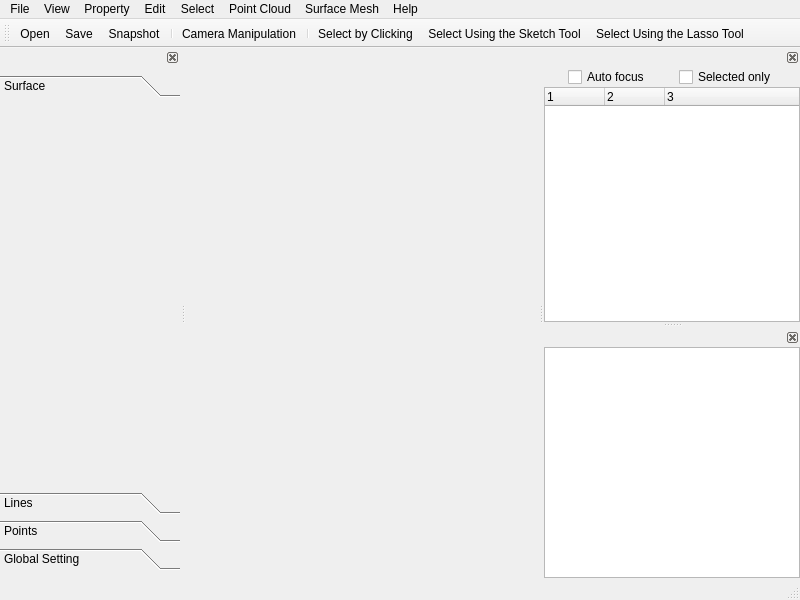
<?xml version="1.0" encoding="UTF-8"?>
<ui version="4.0">
 <class>MainWindow</class>
 <widget class="QMainWindow" name="MainWindow">
  <property name="geometry">
   <rect>
    <x>0</x>
    <y>0</y>
    <width>800</width>
    <height>600</height>
   </rect>
  </property>
  <property name="minimumSize">
   <size>
    <width>800</width>
    <height>600</height>
   </size>
  </property>
  <property name="windowTitle">
   <string>MainWindow</string>
  </property>
  <widget class="QWidget" name="centralWidget"/>
  <widget class="QMenuBar" name="menuBar">
   <property name="geometry">
    <rect>
     <x>0</x>
     <y>0</y>
     <width>800</width>
     <height>22</height>
    </rect>
   </property>
   <widget class="QMenu" name="menuFile">
    <property name="title">
     <string>File</string>
    </property>
    <widget class="QMenu" name="menuRecentFiles">
     <property name="title">
      <string>Recent files</string>
     </property>
     <addaction name="separator"/>
     <addaction name="actionClearRecentFiles"/>
    </widget>
    <addaction name="actionOpen"/>
    <addaction name="actionSave"/>
    <addaction name="separator"/>
    <addaction name="menuRecentFiles"/>
    <addaction name="separator"/>
    <addaction name="actionExit"/>
   </widget>
   <widget class="QMenu" name="menuView">
    <property name="title">
     <string>View</string>
    </property>
    <addaction name="actionSnapshot"/>
    <addaction name="separator"/>
    <addaction name="actionPasteCamera"/>
    <addaction name="actionCopyCamera"/>
    <addaction name="separator"/>
    <addaction name="actionSaveCameraState"/>
    <addaction name="actionRestoreCameraState"/>
    <addaction name="separator"/>
    <addaction name="actionBackgroundColor"/>
    <addaction name="separator"/>
    <addaction name="actionSettings"/>
   </widget>
   <widget class="QMenu" name="menuHelp">
    <property name="title">
     <string>Help</string>
    </property>
    <addaction name="actionAbout"/>
    <addaction name="separator"/>
    <addaction name="actionManual"/>
   </widget>
   <widget class="QMenu" name="menuPointCloud">
    <property name="title">
     <string>Point Cloud</string>
    </property>
    <addaction name="actionDownSampling"/>
    <addaction name="separator"/>
    <addaction name="actionEstimatePointCloudNormals"/>
    <addaction name="actionReorientPointCloudNormals"/>
    <addaction name="actionNormalizePointCloudNormals"/>
    <addaction name="separator"/>
    <addaction name="actionRansacPrimitiveExtraction"/>
    <addaction name="actionPoissonSurfaceReconstruction"/>
    <addaction name="separator"/>
    <addaction name="actionDelaynayTriangulation3D"/>
    <addaction name="actionDelaunayTriangulation2D"/>
   </widget>
   <widget class="QMenu" name="menuSelect">
    <property name="title">
     <string>Select</string>
    </property>
    <addaction name="actionInvertSelection"/>
    <addaction name="separator"/>
    <addaction name="actionDeleteSelectedPrimitives"/>
   </widget>
   <widget class="QMenu" name="menuProperty">
    <property name="title">
     <string>Property</string>
    </property>
    <addaction name="actionManipulateProperties"/>
    <addaction name="separator"/>
    <addaction name="actionComputeHeightField"/>
    <addaction name="actionComputeSurfaceMeshCurvatures"/>
   </widget>
   <widget class="QMenu" name="menuSurfaceMesh">
    <property name="title">
     <string>Surface Mesh</string>
    </property>
    <widget class="QMenu" name="menuSubdivision">
     <property name="title">
      <string>Subdivision</string>
     </property>
     <addaction name="actionSurfaceMeshSubdivisionLoop"/>
     <addaction name="actionSurfaceMeshSubdivisionCatmullClark"/>
     <addaction name="actionSurfaceMeshSubdivisionSqrt3"/>
    </widget>
    <widget class="QMenu" name="menuPolygonSoupProcessing">
     <property name="toolTip">
      <string>Process surface mesh as a polygon soup</string>
     </property>
     <property name="title">
      <string>Polygon soup</string>
     </property>
     <addaction name="actionSurfaceMeshRepairPolygonSoup"/>
     <addaction name="actionSurfaceMeshOrientAndStitchPolygonSoup"/>
    </widget>
    <widget class="QMenu" name="menuClippingPlane">
     <property name="title">
      <string>Clipping plane</string>
     </property>
     <addaction name="actionSurfaceMeshClip"/>
     <addaction name="actionSurfaceMeshSplit"/>
     <addaction name="actionSurfaceMeshSlice"/>
    </widget>
    <addaction name="actionTopologyStatistics"/>
    <addaction name="separator"/>
    <addaction name="actionExtractConnectedComponents"/>
    <addaction name="actionPlanarPartition"/>
    <addaction name="separator"/>
    <addaction name="menuPolygonSoupProcessing"/>
    <addaction name="separator"/>
    <addaction name="actionStitchWithReorientation"/>
    <addaction name="actionStitchWithoutReorientation"/>
    <addaction name="separator"/>
    <addaction name="actionOrientClosedTriangleMesh"/>
    <addaction name="actionReverseOrientation"/>
    <addaction name="separator"/>
    <addaction name="actionSurfaceMeshRemoveIsolatedVertices"/>
    <addaction name="actionDetectDuplicateFaces"/>
    <addaction name="actionRemoveDuplicateFaces"/>
    <addaction name="separator"/>
    <addaction name="actionDetectSelfIntersections"/>
    <addaction name="actionRemeshSelfIntersections"/>
    <addaction name="separator"/>
    <addaction name="actionSurfaceMeshTriangulation"/>
    <addaction name="separator"/>
    <addaction name="actionSurfaceMeshFairing"/>
    <addaction name="actionSurfaceMeshSmoothing"/>
    <addaction name="separator"/>
    <addaction name="actionSurfaceMeshGeodesic"/>
    <addaction name="separator"/>
    <addaction name="menuSubdivision"/>
    <addaction name="actionSurfaceMeshSimplification"/>
    <addaction name="actionSurfaceMeshRemeshing"/>
    <addaction name="actionSurfaceMeshHoleFilling"/>
    <addaction name="actionSurfaceMeshParameterization"/>
    <addaction name="separator"/>
    <addaction name="menuClippingPlane"/>
    <addaction name="separator"/>
    <addaction name="actionSamplingSurfaceMesh"/>
    <addaction name="actionCreateSurfaceMeshFromText"/>
   </widget>
   <widget class="QMenu" name="menuEdit">
    <property name="title">
     <string>Edit</string>
    </property>
    <addaction name="actionAddGaussianNoise"/>
   </widget>
   <addaction name="menuFile"/>
   <addaction name="menuView"/>
   <addaction name="menuProperty"/>
   <addaction name="menuEdit"/>
   <addaction name="menuSelect"/>
   <addaction name="menuPointCloud"/>
   <addaction name="menuSurfaceMesh"/>
   <addaction name="menuHelp"/>
  </widget>
  <widget class="QToolBar" name="mainToolBar">
   <attribute name="toolBarArea">
    <enum>TopToolBarArea</enum>
   </attribute>
   <attribute name="toolBarBreak">
    <bool>false</bool>
   </attribute>
   <addaction name="actionOpen"/>
   <addaction name="actionSave"/>
   <addaction name="actionSnapshot"/>
   <addaction name="separator"/>
   <addaction name="actionCameraManipulation"/>
   <addaction name="separator"/>
   <addaction name="actionSelectClick"/>
   <addaction name="actionSelectRect"/>
   <addaction name="actionSelectLasso"/>
  </widget>
  <widget class="QStatusBar" name="statusBar"/>
  <widget class="QDockWidget" name="dockWidgetRendering">
   <property name="minimumSize">
    <size>
     <width>180</width>
     <height>280</height>
    </size>
   </property>
   <property name="windowIcon">
    <iconset resource="mapple.qrc">
     <normaloff>:/resources/icons/options.png</normaloff>:/resources/icons/options.png</iconset>
   </property>
   <property name="features">
    <set>QDockWidget::DockWidgetClosable</set>
   </property>
   <property name="allowedAreas">
    <set>Qt::LeftDockWidgetArea</set>
   </property>
   <attribute name="dockWidgetArea">
    <number>1</number>
   </attribute>
   <widget class="QWidget" name="dockWidgetContents">
    <layout class="QVBoxLayout" name="verticalLayout">
     <property name="spacing">
      <number>0</number>
     </property>
     <property name="leftMargin">
      <number>0</number>
     </property>
     <property name="topMargin">
      <number>8</number>
     </property>
     <property name="rightMargin">
      <number>0</number>
     </property>
     <property name="bottomMargin">
      <number>8</number>
     </property>
     <item>
      <widget class="QToolBox" name="toolBox">
       <widget class="QWidget" name="toolBoxTrianglesDrawable">
        <property name="geometry">
         <rect>
          <x>0</x>
          <y>0</y>
          <width>180</width>
          <height>333</height>
         </rect>
        </property>
        <attribute name="icon">
         <iconset resource="mapple.qrc">
          <normaloff>:/resources/icons/drawable_triangles.png</normaloff>:/resources/icons/drawable_triangles.png</iconset>
        </attribute>
        <attribute name="label">
         <string>Surface</string>
        </attribute>
        <layout class="QVBoxLayout" name="verticalLayout_6">
         <property name="leftMargin">
          <number>0</number>
         </property>
         <property name="topMargin">
          <number>0</number>
         </property>
         <property name="rightMargin">
          <number>0</number>
         </property>
         <property name="bottomMargin">
          <number>0</number>
         </property>
         <item>
          <layout class="QVBoxLayout" name="verticalLayoutTrianglesDrawable"/>
         </item>
        </layout>
       </widget>
       <widget class="QWidget" name="toolBoxLinesDrawable">
        <property name="geometry">
         <rect>
          <x>0</x>
          <y>0</y>
          <width>180</width>
          <height>333</height>
         </rect>
        </property>
        <attribute name="icon">
         <iconset resource="mapple.qrc">
          <normaloff>:/resources/icons/drawable_lines.png</normaloff>:/resources/icons/drawable_lines.png</iconset>
        </attribute>
        <attribute name="label">
         <string>Lines</string>
        </attribute>
        <layout class="QVBoxLayout" name="verticalLayout_5">
         <property name="leftMargin">
          <number>0</number>
         </property>
         <property name="topMargin">
          <number>0</number>
         </property>
         <property name="rightMargin">
          <number>0</number>
         </property>
         <property name="bottomMargin">
          <number>0</number>
         </property>
         <item>
          <layout class="QVBoxLayout" name="verticalLayoutLinesDrawable"/>
         </item>
        </layout>
       </widget>
       <widget class="QWidget" name="toolBoxPointsDrawable">
        <property name="geometry">
         <rect>
          <x>0</x>
          <y>0</y>
          <width>180</width>
          <height>333</height>
         </rect>
        </property>
        <attribute name="icon">
         <iconset resource="mapple.qrc">
          <normaloff>:/resources/icons/drawable_points.png</normaloff>:/resources/icons/drawable_points.png</iconset>
        </attribute>
        <attribute name="label">
         <string>Points</string>
        </attribute>
        <layout class="QVBoxLayout" name="verticalLayout_9">
         <property name="leftMargin">
          <number>0</number>
         </property>
         <property name="topMargin">
          <number>0</number>
         </property>
         <property name="rightMargin">
          <number>0</number>
         </property>
         <property name="bottomMargin">
          <number>0</number>
         </property>
         <item>
          <layout class="QVBoxLayout" name="verticalLayoutPointsDrawable"/>
         </item>
        </layout>
       </widget>
       <widget class="QWidget" name="toolBoxPageGlobalSetting">
        <property name="geometry">
         <rect>
          <x>0</x>
          <y>0</y>
          <width>180</width>
          <height>333</height>
         </rect>
        </property>
        <attribute name="icon">
         <iconset resource="mapple.qrc">
          <normaloff>:/resources/icons/light.png</normaloff>:/resources/icons/light.png</iconset>
        </attribute>
        <attribute name="label">
         <string>Global Setting</string>
        </attribute>
        <layout class="QVBoxLayout" name="verticalLayout_7">
         <property name="leftMargin">
          <number>0</number>
         </property>
         <property name="topMargin">
          <number>0</number>
         </property>
         <property name="rightMargin">
          <number>0</number>
         </property>
         <property name="bottomMargin">
          <number>0</number>
         </property>
         <item>
          <layout class="QVBoxLayout" name="verticalLayoutGlobalSetting"/>
         </item>
        </layout>
       </widget>
      </widget>
     </item>
    </layout>
   </widget>
  </widget>
  <widget class="QDockWidget" name="dockWidgetModels">
   <property name="locale">
    <locale language="English" country="UnitedStates"/>
   </property>
   <property name="features">
    <set>QDockWidget::DockWidgetClosable</set>
   </property>
   <property name="allowedAreas">
    <set>Qt::RightDockWidgetArea</set>
   </property>
   <attribute name="dockWidgetArea">
    <number>2</number>
   </attribute>
   <widget class="QWidget" name="dockWidgetContentsModels">
    <layout class="QVBoxLayout" name="verticalLayout_2">
     <property name="spacing">
      <number>0</number>
     </property>
     <property name="leftMargin">
      <number>0</number>
     </property>
     <property name="topMargin">
      <number>0</number>
     </property>
     <property name="rightMargin">
      <number>0</number>
     </property>
     <property name="bottomMargin">
      <number>0</number>
     </property>
     <item>
      <layout class="QHBoxLayout" name="horizontalLayout">
       <item>
        <spacer name="horizontalSpacer">
         <property name="orientation">
          <enum>Qt::Horizontal</enum>
         </property>
         <property name="sizeHint" stdset="0">
          <size>
           <width>5</width>
           <height>20</height>
          </size>
         </property>
        </spacer>
       </item>
       <item>
        <widget class="QCheckBox" name="checkBoxAutoFocus">
         <property name="statusTip">
          <string>Center scree the selected model</string>
         </property>
         <property name="text">
          <string>Auto focus</string>
         </property>
        </widget>
       </item>
       <item>
        <spacer name="horizontalSpacer_3">
         <property name="orientation">
          <enum>Qt::Horizontal</enum>
         </property>
         <property name="sizeHint" stdset="0">
          <size>
           <width>5</width>
           <height>20</height>
          </size>
         </property>
        </spacer>
       </item>
       <item>
        <widget class="QCheckBox" name="checkBoxSelectedOnly">
         <property name="statusTip">
          <string>Show only the selected model</string>
         </property>
         <property name="text">
          <string>Selected only</string>
         </property>
        </widget>
       </item>
       <item>
        <spacer name="horizontalSpacer_2">
         <property name="orientation">
          <enum>Qt::Horizontal</enum>
         </property>
         <property name="sizeHint" stdset="0">
          <size>
           <width>5</width>
           <height>20</height>
          </size>
         </property>
        </spacer>
       </item>
      </layout>
     </item>
     <item>
      <widget class="WidgetModelList" name="treeWidgetModels">
       <property name="alternatingRowColors">
        <bool>true</bool>
       </property>
       <property name="selectionMode">
        <enum>QAbstractItemView::MultiSelection</enum>
       </property>
       <property name="indentation">
        <number>5</number>
       </property>
       <property name="columnCount">
        <number>3</number>
       </property>
       <attribute name="headerDefaultSectionSize">
        <number>60</number>
       </attribute>
       <column>
        <property name="text">
         <string notr="true">1</string>
        </property>
       </column>
       <column>
        <property name="text">
         <string notr="true">2</string>
        </property>
       </column>
       <column>
        <property name="text">
         <string notr="true">3</string>
        </property>
       </column>
      </widget>
     </item>
    </layout>
   </widget>
  </widget>
  <widget class="QDockWidget" name="dockWidgetLogger">
   <property name="features">
    <set>QDockWidget::DockWidgetClosable</set>
   </property>
   <property name="allowedAreas">
    <set>Qt::RightDockWidgetArea</set>
   </property>
   <attribute name="dockWidgetArea">
    <number>2</number>
   </attribute>
   <widget class="QWidget" name="dockWidgetContentsLogger">
    <layout class="QVBoxLayout" name="verticalLayout_4">
     <property name="spacing">
      <number>0</number>
     </property>
     <property name="leftMargin">
      <number>0</number>
     </property>
     <property name="topMargin">
      <number>0</number>
     </property>
     <property name="rightMargin">
      <number>0</number>
     </property>
     <property name="bottomMargin">
      <number>0</number>
     </property>
     <item>
      <widget class="QTextEdit" name="textEditLogger">
       <property name="readOnly">
        <bool>true</bool>
       </property>
      </widget>
     </item>
    </layout>
   </widget>
  </widget>
  <action name="actionOpen">
   <property name="icon">
    <iconset resource="../../tutorials/Tutorial_202_Viewer_Qt/viewer_qt.qrc">
     <normaloff>:/resources/icons/fileopen.png</normaloff>:/resources/icons/fileopen.png</iconset>
   </property>
   <property name="text">
    <string>Open</string>
   </property>
   <property name="shortcut">
    <string>Ctrl+O</string>
   </property>
  </action>
  <action name="actionSave">
   <property name="icon">
    <iconset resource="../../tutorials/Tutorial_202_Viewer_Qt/viewer_qt.qrc">
     <normaloff>:/resources/icons/filesave.png</normaloff>:/resources/icons/filesave.png</iconset>
   </property>
   <property name="text">
    <string>Save</string>
   </property>
   <property name="shortcut">
    <string>Ctrl+S</string>
   </property>
  </action>
  <action name="actionSaveCameraState">
   <property name="text">
    <string>Save camera state</string>
   </property>
  </action>
  <action name="actionRestoreCameraState">
   <property name="text">
    <string>Restore camera state</string>
   </property>
  </action>
  <action name="actionExit">
   <property name="icon">
    <iconset resource="../../tutorials/Tutorial_202_Viewer_Qt/viewer_qt.qrc">
     <normaloff>:/resources/icons/exit.png</normaloff>:/resources/icons/exit.png</iconset>
   </property>
   <property name="text">
    <string>Exit</string>
   </property>
   <property name="shortcut">
    <string>Ctrl+Q</string>
   </property>
  </action>
  <action name="actionAbout">
   <property name="icon">
    <iconset resource="../../tutorials/Tutorial_202_Viewer_Qt/viewer_qt.qrc">
     <normaloff>:/resources/icons/help.png</normaloff>:/resources/icons/help.png</iconset>
   </property>
   <property name="text">
    <string>About Mapple</string>
   </property>
  </action>
  <action name="actionClearRecentFiles">
   <property name="icon">
    <iconset resource="../../tutorials/Tutorial_202_Viewer_Qt/viewer_qt.qrc">
     <normaloff>:/resources/icons/clear.png</normaloff>:/resources/icons/clear.png</iconset>
   </property>
   <property name="text">
    <string>Clear</string>
   </property>
  </action>
  <action name="actionPoissonSurfaceReconstruction">
   <property name="text">
    <string>Poisson surface reconstruction</string>
   </property>
  </action>
  <action name="actionRansacPrimitiveExtraction">
   <property name="text">
    <string>RANSAC primitive extraction</string>
   </property>
  </action>
  <action name="actionSnapshot">
   <property name="icon">
    <iconset resource="../../tutorials/Tutorial_202_Viewer_Qt/viewer_qt.qrc">
     <normaloff>:/resources/icons/snap_shot.png</normaloff>:/resources/icons/snap_shot.png</iconset>
   </property>
   <property name="text">
    <string>Snapshot</string>
   </property>
  </action>
  <action name="actionBackgroundColor">
   <property name="text">
    <string>Background color</string>
   </property>
  </action>
  <action name="actionSamplingSurfaceMesh">
   <property name="text">
    <string>Sampling (to a point cloud)</string>
   </property>
  </action>
  <action name="actionDetectDuplicateFaces">
   <property name="text">
    <string>Detect duplicate faces</string>
   </property>
  </action>
  <action name="actionRemoveDuplicateFaces">
   <property name="text">
    <string>Remove duplicate faces</string>
   </property>
  </action>
  <action name="actionTopologyStatistics">
   <property name="text">
    <string>Topology statistics</string>
   </property>
  </action>
  <action name="actionDetectSelfIntersections">
   <property name="text">
    <string>Detect self-intersections</string>
   </property>
  </action>
  <action name="actionRemeshSelfIntersections">
   <property name="text">
    <string>Remesh self-intersections</string>
   </property>
  </action>
  <action name="actionEstimatePointCloudNormals">
   <property name="text">
    <string>Estimate normals</string>
   </property>
  </action>
  <action name="actionReorientPointCloudNormals">
   <property name="text">
    <string>Re-orient normals</string>
   </property>
  </action>
  <action name="actionSelectLasso">
   <property name="checkable">
    <bool>true</bool>
   </property>
   <property name="icon">
    <iconset resource="mapple.qrc">
     <normaloff>:/resources/icons/select_lasso.png</normaloff>:/resources/icons/select_lasso.png</iconset>
   </property>
   <property name="text">
    <string>Select Using the Lasso Tool</string>
   </property>
   <property name="toolTip">
    <string>Select Using the Lasso Tool</string>
   </property>
  </action>
  <action name="actionInvertSelection">
   <property name="text">
    <string>Invert selection</string>
   </property>
   <property name="toolTip">
    <string>Invert Selection</string>
   </property>
  </action>
  <action name="actionDeleteSelectedPrimitives">
   <property name="text">
    <string>Delete selected primitives</string>
   </property>
   <property name="toolTip">
    <string>Delete Selected Primitives</string>
   </property>
  </action>
  <action name="actionSelectRect">
   <property name="checkable">
    <bool>true</bool>
   </property>
   <property name="icon">
    <iconset resource="mapple.qrc">
     <normaloff>:/resources/icons/select_rect.png</normaloff>:/resources/icons/select_rect.png</iconset>
   </property>
   <property name="text">
    <string>Select Using the Sketch Tool</string>
   </property>
   <property name="toolTip">
    <string>Select Using the Sketch Tool</string>
   </property>
  </action>
  <action name="actionCameraManipulation">
   <property name="checkable">
    <bool>true</bool>
   </property>
   <property name="icon">
    <iconset resource="mapple.qrc">
     <normaloff>:/resources/icons/manipulation.png</normaloff>:/resources/icons/manipulation.png</iconset>
   </property>
   <property name="text">
    <string>Camera Manipulation</string>
   </property>
   <property name="toolTip">
    <string>Camera Manipulation</string>
   </property>
  </action>
  <action name="actionSelectClick">
   <property name="checkable">
    <bool>true</bool>
   </property>
   <property name="icon">
    <iconset resource="mapple.qrc">
     <normaloff>:/resources/icons/select_click.png</normaloff>:/resources/icons/select_click.png</iconset>
   </property>
   <property name="text">
    <string>Select by Clicking</string>
   </property>
   <property name="toolTip">
    <string>Select by Clicking</string>
   </property>
  </action>
  <action name="actionComputeHeightField">
   <property name="text">
    <string>Compute height-field</string>
   </property>
  </action>
  <action name="actionDownSampling">
   <property name="icon">
    <iconset resource="mapple.qrc">
     <normaloff>:/resources/icons/down_sample.png</normaloff>:/resources/icons/down_sample.png</iconset>
   </property>
   <property name="text">
    <string>Down sampling</string>
   </property>
  </action>
  <action name="actionAddGaussianNoise">
   <property name="icon">
    <iconset resource="mapple.qrc">
     <normaloff>:/resources/icons/noise.png</normaloff>:/resources/icons/noise.png</iconset>
   </property>
   <property name="text">
    <string>Add Gaussian noise</string>
   </property>
  </action>
  <action name="actionSettings">
   <property name="icon">
    <iconset resource="mapple.qrc">
     <normaloff>:/resources/icons/options.png</normaloff>:/resources/icons/options.png</iconset>
   </property>
   <property name="text">
    <string>Settings</string>
   </property>
  </action>
  <action name="actionCopyCamera">
   <property name="text">
    <string>Copy camera</string>
   </property>
   <property name="shortcut">
    <string>Ctrl+C</string>
   </property>
  </action>
  <action name="actionPasteCamera">
   <property name="text">
    <string>Paste camera</string>
   </property>
   <property name="shortcut">
    <string>Ctrl+V</string>
   </property>
  </action>
  <action name="actionNormalizePointCloudNormals">
   <property name="text">
    <string>Normalize normals</string>
   </property>
  </action>
  <action name="actionExtractConnectedComponents">
   <property name="text">
    <string>Extract connected components</string>
   </property>
  </action>
  <action name="actionSurfaceMeshSubdivisionLoop">
   <property name="text">
    <string>Loop</string>
   </property>
  </action>
  <action name="actionSurfaceMeshSubdivisionCatmullClark">
   <property name="text">
    <string>Catmull-Clark</string>
   </property>
  </action>
  <action name="actionSurfaceMeshSubdivisionSqrt3">
   <property name="text">
    <string>Sqrt_3</string>
   </property>
  </action>
  <action name="actionSurfaceMeshSimplification">
   <property name="text">
    <string>Simplification</string>
   </property>
  </action>
  <action name="actionSurfaceMeshRemeshing">
   <property name="text">
    <string>Remeshing</string>
   </property>
  </action>
  <action name="actionSurfaceMeshHoleFilling">
   <property name="text">
    <string>Fill Holes</string>
   </property>
  </action>
  <action name="actionSurfaceMeshSmoothing">
   <property name="text">
    <string>Smoothing</string>
   </property>
  </action>
  <action name="actionSurfaceMeshParameterization">
   <property name="text">
    <string>Parameterization</string>
   </property>
  </action>
  <action name="actionSurfaceMeshFairing">
   <property name="text">
    <string>Fairing</string>
   </property>
  </action>
  <action name="actionSurfaceMeshTriangulation">
   <property name="text">
    <string>Triangulation</string>
   </property>
  </action>
  <action name="actionSurfaceMeshGeodesic">
   <property name="text">
    <string>Geodesic (w.r.t. a random vertex)</string>
   </property>
  </action>
  <action name="actionManual">
   <property name="text">
    <string>Manual</string>
   </property>
   <property name="shortcut">
    <string>F1</string>
   </property>
  </action>
  <action name="actionComputeSurfaceMeshCurvatures">
   <property name="text">
    <string>Compute surface mesh curvatures</string>
   </property>
  </action>
  <action name="actionSurfaceMeshRemoveIsolatedVertices">
   <property name="text">
    <string>Remove isolated vertices</string>
   </property>
  </action>
  <action name="actionManipulateProperties">
   <property name="text">
    <string>Manipulate properties</string>
   </property>
  </action>
  <action name="actionDelaunayTriangulation2D">
   <property name="text">
    <string>Delaunay triangulation 2D (XY only)</string>
   </property>
  </action>
  <action name="actionDelaynayTriangulation3D">
   <property name="text">
    <string>Delaynay triangulation 3D</string>
   </property>
  </action>
  <action name="actionCreateSurfaceMeshFromText">
   <property name="text">
    <string>Create from text</string>
   </property>
  </action>
  <action name="actionPlanarPartition">
   <property name="text">
    <string>Planar partition</string>
   </property>
  </action>
  <action name="actionStitchWithReorientation">
   <property name="text">
    <string>Stitch (reorient if needed)</string>
   </property>
  </action>
  <action name="actionReverseOrientation">
   <property name="text">
    <string>Reverse orientation</string>
   </property>
  </action>
  <action name="actionStitchWithoutReorientation">
   <property name="text">
    <string>Stitch (no reorientation)</string>
   </property>
  </action>
  <action name="actionSurfaceMeshRepairPolygonSoup">
   <property name="text">
    <string>Repair</string>
   </property>
  </action>
  <action name="actionSurfaceMeshOrientAndStitchPolygonSoup">
   <property name="text">
    <string>Orient and stitch</string>
   </property>
  </action>
  <action name="actionOrientClosedTriangleMesh">
   <property name="text">
    <string>Orient outward</string>
   </property>
  </action>
  <action name="actionSurfaceMeshClip">
   <property name="text">
    <string>Clip</string>
   </property>
  </action>
  <action name="actionSurfaceMeshSplit">
   <property name="text">
    <string>Split</string>
   </property>
  </action>
  <action name="actionSurfaceMeshSlice">
   <property name="text">
    <string>Slice</string>
   </property>
  </action>
 </widget>
 <layoutdefault spacing="6" margin="11"/>
 <customwidgets>
  <customwidget>
   <class>WidgetModelList</class>
   <extends>QTreeWidget</extends>
   <header>widgets/widget_model_list.h</header>
  </customwidget>
 </customwidgets>
 <resources>
  <include location="../../tutorials/Tutorial_202_Viewer_Qt/viewer_qt.qrc"/>
  <include location="mapple.qrc"/>
 </resources>
 <connections/>
</ui>
